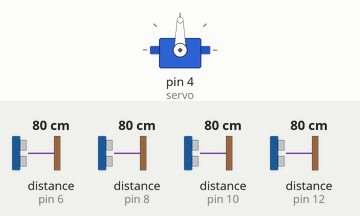
The sketch below on a simulated Arduino Uno, built with avr-gcc and run on an emulated ATmega328P. Shown: servo. Wiring (inferred from the names in the program): 4 × ultrasonic range finder: trigger pin 5, echo pin 6 / trigger pin 7, echo pin 8 / trigger pin 9, echo pin 10 / trigger pin 11, echo pin 12. The inputs (shaded band) are chosen by the test bench; at power-on: distance to the obstacle (sensors on pin 6, pin 8, pin 10, pin 12) 80 cm. The echo pulse lasts 58.3 µs per cm.

Above: at 0.1 s.
At 1.1 s:
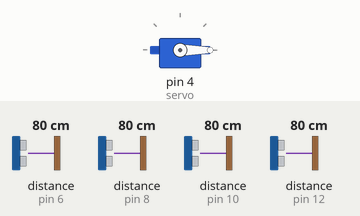
Timing chart, 0 to 2.6 s (numbered marks = the images above):
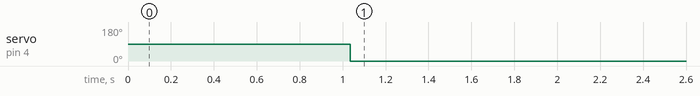

Measured:
- by itself, servo on pin 4 (servo): 90° → 0° at 1.0 s

The sketch:

Obstacle_Harshal01.ino
```cpp
#include <Servo.h>

Servo servo;

const int trigPinFront = 9;
const int echoPinFront = 10;
const int trigPinBack = 11;
const int echoPinBack = 12;
const int trigPinLeft = 5;
const int echoPinLeft = 6;
const int trigPinRight = 7;
const int echoPinRight = 8;
const int threshold = 20;
const int speed = 150;

void setup() {
  pinMode(trigPinFront, OUTPUT);
  pinMode(echoPinFront, INPUT);
  pinMode(trigPinBack, OUTPUT);
  pinMode(echoPinBack, INPUT);
  pinMode(trigPinLeft, OUTPUT);
  pinMode(echoPinLeft, INPUT);
  pinMode(trigPinRight, OUTPUT);
  pinMode(echoPinRight, INPUT);
  servo.attach(4);
}

void loop() {
  int durationFront, distanceFront;
  digitalWrite(trigPinFront, LOW);
  delayMicroseconds(2);
  digitalWrite(trigPinFront, HIGH);
  delayMicroseconds(10);
  digitalWrite(trigPinFront, LOW);
  durationFront = pulseIn(echoPinFront, HIGH);
  distanceFront = durationFront * 0.034 / 2;

  int durationBack, distanceBack;
  digitalWrite(trigPinBack, LOW);
  delayMicroseconds(2);
  digitalWrite(trigPinBack, HIGH);
  delayMicroseconds(10);
  digitalWrite(trigPinBack, LOW);
  durationBack = pulseIn(echoPinBack, HIGH);
  distanceBack = durationBack * 0.034 / 2;

  int durationLeft, distanceLeft;
  digitalWrite(trigPinLeft, LOW);
  delayMicroseconds(2);
  digitalWrite(trigPinLeft, HIGH);
  delayMicroseconds(10);
  digitalWrite(trigPinLeft, LOW);
  durationLeft = pulseIn(echoPinLeft, HIGH);
  distanceLeft = durationLeft * 0.034 / 2;

  int durationRight, distanceRight;
  digitalWrite(trigPinRight, LOW);
  delayMicroseconds(2);
  digitalWrite(trigPinRight, HIGH);
  delayMicroseconds(10);
  digitalWrite(trigPinRight, LOW);
  durationRight = pulseIn(echoPinRight, HIGH);
  distanceRight = durationRight * 0.034 / 2;

  if (distanceFront > threshold && distanceLeft > threshold && distanceRight > threshold) {
    servo.write(90);
    analogWrite(5, speed);
    analogWrite(6, speed);
  } else if (distanceFront <= threshold && distanceBack > threshold && distanceLeft > threshold && distanceRight > threshold) {
    servo.write(45);
    analogWrite(5, 0);
    analogWrite(6, speed);
    delay(500);
    analogWrite(5, speed);
    analogWrite(6, speed);
    delay(500);
  } else if (distanceFront > threshold && distanceBack <= threshold && distanceLeft > threshold && distanceRight > threshold) {
    servo.write(135);
    analogWrite(5, speed);
    analogWrite(6, 0);
    delay(500);
    analogWrite(5, speed);
    analogWrite(6, speed);
    delay(500);
  } else if (distanceFront > threshold && distanceBack > threshold && distanceLeft <= threshold && distanceRight > threshold) {
    servo.write(0);
    analogWrite(5, speed);
    analogWrite(6, 0);
  }
}
```
